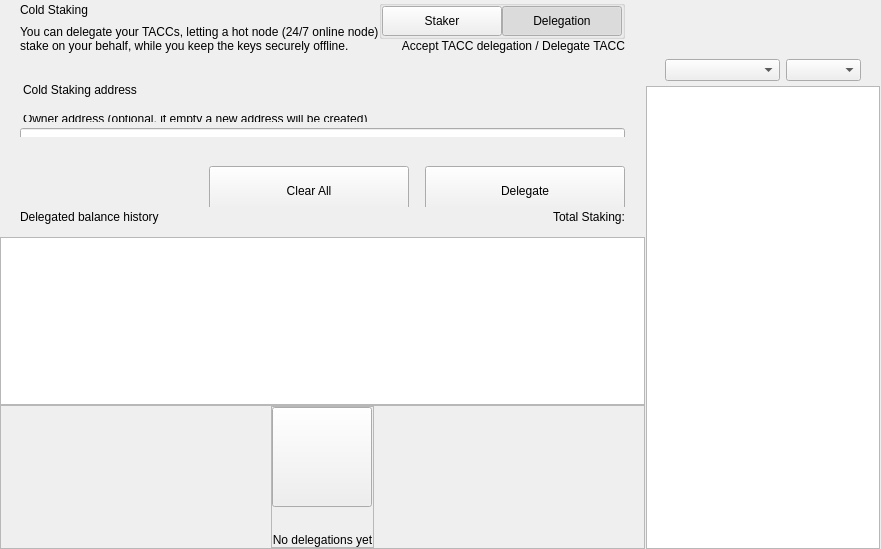
<?xml version="1.0" encoding="UTF-8"?>
<ui version="4.0">
 <class>ColdStakingWidget</class>
 <widget class="QWidget" name="ColdStakingWidget">
  <property name="geometry">
   <rect>
    <x>0</x>
    <y>0</y>
    <width>629</width>
    <height>549</height>
   </rect>
  </property>
  <property name="windowTitle">
   <string>Form</string>
  </property>
  <layout class="QHBoxLayout" name="horizontalLayout_1" stretch="2,1">
   <property name="spacing">
    <number>0</number>
   </property>
   <property name="leftMargin">
    <number>0</number>
   </property>
   <property name="topMargin">
    <number>0</number>
   </property>
   <property name="rightMargin">
    <number>0</number>
   </property>
   <property name="bottomMargin">
    <number>0</number>
   </property>
   <item>
    <widget class="QWidget" name="left" native="true">
     <layout class="QVBoxLayout" name="verticalLayout_3">
      <property name="leftMargin">
       <number>0</number>
      </property>
      <property name="topMargin">
       <number>0</number>
      </property>
      <property name="rightMargin">
       <number>0</number>
      </property>
      <property name="bottomMargin">
       <number>0</number>
      </property>
      <item>
       <layout class="QVBoxLayout" name="verticalLayout_2">
        <property name="spacing">
         <number>0</number>
        </property>
        <item>
         <layout class="QVBoxLayout" name="verticalLayoutTop">
          <property name="spacing">
           <number>0</number>
          </property>
          <property name="leftMargin">
           <number>0</number>
          </property>
          <property name="rightMargin">
           <number>0</number>
          </property>
          <item>
           <widget class="QWidget" name="containerTitle" native="true">
            <property name="sizePolicy">
             <sizepolicy hsizetype="Preferred" vsizetype="Minimum">
              <horstretch>0</horstretch>
              <verstretch>0</verstretch>
             </sizepolicy>
            </property>
            <property name="maximumSize">
             <size>
              <width>16777215</width>
              <height>100</height>
             </size>
            </property>
            <layout class="QHBoxLayout" name="containerTitleLayout">
             <property name="spacing">
              <number>0</number>
             </property>
             <property name="leftMargin">
              <number>20</number>
             </property>
             <property name="topMargin">
              <number>0</number>
             </property>
             <property name="rightMargin">
              <number>20</number>
             </property>
             <property name="bottomMargin">
              <number>0</number>
             </property>
             <item>
              <layout class="QVBoxLayout" name="verticalLayout11">
               <property name="spacing">
                <number>5</number>
               </property>
               <item>
                <widget class="QLabel" name="labelTitle">
                 <property name="text">
                  <string>Cold Staking</string>
                 </property>
                </widget>
               </item>
               <item>
                <widget class="QLabel" name="labelSubtitle1">
                 <property name="maximumSize">
                  <size>
                   <width>16777215</width>
                   <height>16777215</height>
                  </size>
                 </property>
                 <property name="text">
                  <string>You can delegate your TACCs, letting a hot node (24/7 online node)
stake on your behalf, while you keep the keys securely offline.</string>
                 </property>
                </widget>
               </item>
              </layout>
             </item>
             <item>
              <spacer name="horizontalSpacer">
               <property name="orientation">
                <enum>Qt::Horizontal</enum>
               </property>
               <property name="sizeHint" stdset="0">
                <size>
                 <width>40</width>
                 <height>20</height>
                </size>
               </property>
              </spacer>
             </item>
             <item>
              <widget class="QWidget" name="containerViewPrivacyChecks" native="true">
               <layout class="QVBoxLayout" name="containerPrivacyChecks">
                <property name="spacing">
                 <number>0</number>
                </property>
                <property name="leftMargin">
                 <number>0</number>
                </property>
                <property name="topMargin">
                 <number>0</number>
                </property>
                <property name="rightMargin">
                 <number>0</number>
                </property>
                <property name="bottomMargin">
                 <number>0</number>
                </property>
                <item alignment="Qt::AlignHCenter|Qt::AlignVCenter">
                 <widget class="QGroupBox" name="groupBox">
                  <property name="title">
                   <string/>
                  </property>
                  <layout class="QHBoxLayout" name="horizontalLayout_2_1">
                   <property name="spacing">
                    <number>0</number>
                   </property>
                   <property name="leftMargin">
                    <number>0</number>
                   </property>
                   <property name="topMargin">
                    <number>0</number>
                   </property>
                   <property name="rightMargin">
                    <number>0</number>
                   </property>
                   <property name="bottomMargin">
                    <number>0</number>
                   </property>
                   <item>
                    <widget class="QPushButton" name="pushLeft">
                     <property name="minimumSize">
                      <size>
                       <width>120</width>
                       <height>30</height>
                      </size>
                     </property>
                     <property name="maximumSize">
                      <size>
                       <width>120</width>
                       <height>30</height>
                      </size>
                     </property>
                     <property name="focusPolicy">
                      <enum>Qt::NoFocus</enum>
                     </property>
                     <property name="text">
                      <string>Staker</string>
                     </property>
                     <property name="checkable">
                      <bool>true</bool>
                     </property>
                     <property name="autoExclusive">
                      <bool>true</bool>
                     </property>
                    </widget>
                   </item>
                   <item>
                    <widget class="QPushButton" name="pushRight">
                     <property name="minimumSize">
                      <size>
                       <width>120</width>
                       <height>30</height>
                      </size>
                     </property>
                     <property name="maximumSize">
                      <size>
                       <width>120</width>
                       <height>30</height>
                      </size>
                     </property>
                     <property name="focusPolicy">
                      <enum>Qt::NoFocus</enum>
                     </property>
                     <property name="text">
                      <string>Delegation</string>
                     </property>
                     <property name="checkable">
                      <bool>true</bool>
                     </property>
                     <property name="checked">
                      <bool>true</bool>
                     </property>
                     <property name="autoExclusive">
                      <bool>true</bool>
                     </property>
                    </widget>
                   </item>
                  </layout>
                 </widget>
                </item>
                <item alignment="Qt::AlignTop">
                 <widget class="QLabel" name="labelSubtitle2">
                  <property name="text">
                   <string>Accept TACC delegation / Delegate TACC</string>
                  </property>
                  <property name="alignment">
                   <set>Qt::AlignRight|Qt::AlignTrailing|Qt::AlignVCenter</set>
                  </property>
                 </widget>
                </item>
               </layout>
              </widget>
             </item>
            </layout>
           </widget>
          </item>
          <item>
           <spacer name="verticalSpacer_2">
            <property name="orientation">
             <enum>Qt::Vertical</enum>
            </property>
            <property name="sizeType">
             <enum>QSizePolicy::Fixed</enum>
            </property>
            <property name="sizeHint" stdset="0">
             <size>
              <width>20</width>
              <height>30</height>
             </size>
            </property>
           </spacer>
          </item>
          <item>
           <widget class="QWidget" name="containerSend" native="true">
            <property name="minimumSize">
             <size>
              <width>0</width>
              <height>50</height>
             </size>
            </property>
            <layout class="QVBoxLayout" name="containerSendRow">
             <property name="spacing">
              <number>6</number>
             </property>
             <property name="leftMargin">
              <number>0</number>
             </property>
             <property name="topMargin">
              <number>0</number>
             </property>
             <property name="rightMargin">
              <number>0</number>
             </property>
             <property name="bottomMargin">
              <number>0</number>
             </property>
             <item>
              <widget class="QLabel" name="labelEditTitle">
               <property name="maximumSize">
                <size>
                 <width>16777215</width>
                 <height>30</height>
                </size>
               </property>
               <property name="styleSheet">
                <string notr="true">padding-left:20px; padding-bottom:3px;</string>
               </property>
               <property name="text">
                <string>Cold Staking address</string>
               </property>
              </widget>
             </item>
             <item>
              <spacer name="verticalSpacer_6">
               <property name="orientation">
                <enum>Qt::Vertical</enum>
               </property>
               <property name="sizeType">
                <enum>QSizePolicy::Fixed</enum>
               </property>
               <property name="sizeHint" stdset="0">
                <size>
                 <width>20</width>
                 <height>9</height>
                </size>
               </property>
              </spacer>
             </item>
             <item>
              <widget class="QWidget" name="containerOwner" native="true">
               <layout class="QVBoxLayout" name="vContainerOwner">
                <property name="spacing">
                 <number>4</number>
                </property>
                <property name="leftMargin">
                 <number>20</number>
                </property>
                <property name="topMargin">
                 <number>0</number>
                </property>
                <property name="rightMargin">
                 <number>20</number>
                </property>
                <property name="bottomMargin">
                 <number>0</number>
                </property>
                <item>
                 <widget class="QLabel" name="labelSubtitleDescription">
                  <property name="maximumSize">
                   <size>
                    <width>16777215</width>
                    <height>20</height>
                   </size>
                  </property>
                  <property name="styleSheet">
                   <string notr="true">margin-bottom:2px;
                   margin-left:0.05px;
                   padding:0px;</string>
                  </property>
                  <property name="text">
                   <string>Owner address (optional, if empty a new address will be created)</string>
                  </property>
                 </widget>
                </item>
                <item>
                 <widget class="QLineEdit" name="lineEditOwnerAddress">
                  <property name="minimumSize">
                   <size>
                    <width>0</width>
                    <height>50</height>
                   </size>
                  </property>
                  <property name="maximumSize">
                   <size>
                    <width>16777215</width>
                    <height>50</height>
                   </size>
                  </property>
                  <property name="styleSheet">
                   <string notr="true"/>
                  </property>
                  <property name="placeholderText">
                   <string>Enter owner address</string>
                  </property>
                 </widget>
                </item>
               </layout>
              </widget>
             </item>
            </layout>
           </widget>
          </item>
         </layout>
        </item>
        <item>
         <spacer name="verticalSpacer_3">
          <property name="orientation">
           <enum>Qt::Vertical</enum>
          </property>
          <property name="sizeType">
           <enum>QSizePolicy::Minimum</enum>
          </property>
          <property name="sizeHint" stdset="0">
           <size>
            <width>20</width>
            <height>20</height>
           </size>
          </property>
         </spacer>
        </item>
        <item>
         <widget class="QWidget" name="containerBtn" native="true">
          <property name="minimumSize">
           <size>
            <width>0</width>
            <height>50</height>
           </size>
          </property>
          <layout class="QHBoxLayout" name="horizontalLayout">
           <property name="rightMargin">
            <number>20</number>
           </property>
           <item>
            <spacer name="horizontalSpacer_2">
             <property name="orientation">
              <enum>Qt::Horizontal</enum>
             </property>
             <property name="sizeHint" stdset="0">
              <size>
               <width>200</width>
               <height>20</height>
              </size>
             </property>
            </spacer>
           </item>
           <item>
            <layout class="QHBoxLayout" name="horizontalLayout_7">
             <item>
              <spacer name="horizontalSpacer_3">
               <property name="orientation">
                <enum>Qt::Horizontal</enum>
               </property>
               <property name="sizeType">
                <enum>QSizePolicy::Expanding</enum>
               </property>
               <property name="sizeHint" stdset="0">
                <size>
                 <width>40</width>
                 <height>20</height>
                </size>
               </property>
              </spacer>
             </item>
             <item>
              <widget class="QPushButton" name="pushButtonClear">
               <property name="minimumSize">
                <size>
                 <width>200</width>
                 <height>50</height>
                </size>
               </property>
               <property name="focusPolicy">
                <enum>Qt::NoFocus</enum>
               </property>
               <property name="text">
                <string>Clear All</string>
               </property>
              </widget>
             </item>
             <item>
              <spacer name="horizontalSpacer_4">
               <property name="orientation">
                <enum>Qt::Horizontal</enum>
               </property>
               <property name="sizeType">
                <enum>QSizePolicy::Fixed</enum>
               </property>
               <property name="sizeHint" stdset="0">
                <size>
                 <width>10</width>
                 <height>20</height>
                </size>
               </property>
              </spacer>
             </item>
             <item>
              <widget class="QPushButton" name="pushButtonSend">
               <property name="minimumSize">
                <size>
                 <width>200</width>
                 <height>50</height>
                </size>
               </property>
               <property name="maximumSize">
                <size>
                 <width>200</width>
                 <height>50</height>
                </size>
               </property>
               <property name="focusPolicy">
                <enum>Qt::NoFocus</enum>
               </property>
               <property name="text">
                <string>Delegate</string>
               </property>
              </widget>
             </item>
            </layout>
           </item>
          </layout>
         </widget>
        </item>
        <item>
         <widget class="QWidget" name="containerHistoryLabel" native="true">
          <layout class="QHBoxLayout" name="horizontalLayout_4">
           <property name="spacing">
            <number>0</number>
           </property>
           <property name="leftMargin">
            <number>20</number>
           </property>
           <property name="topMargin">
            <number>0</number>
           </property>
           <property name="rightMargin">
            <number>20</number>
           </property>
           <property name="bottomMargin">
            <number>0</number>
           </property>
           <item>
            <widget class="QWidget" name="verticalWidget" native="true">
             <property name="minimumSize">
              <size>
               <width>100</width>
               <height>0</height>
              </size>
             </property>
             <layout class="QVBoxLayout" name="verticalLayout_58">
              <property name="leftMargin">
               <number>0</number>
              </property>
              <property name="topMargin">
               <number>0</number>
              </property>
              <property name="rightMargin">
               <number>0</number>
              </property>
              <property name="bottomMargin">
               <number>0</number>
              </property>
              <item>
               <widget class="QLabel" name="labelListHistory">
                <property name="text">
                 <string>Delegated balance history</string>
                </property>
               </widget>
              </item>
             </layout>
            </widget>
           </item>
           <item>
            <spacer name="horizontalSpacer_5">
             <property name="orientation">
              <enum>Qt::Horizontal</enum>
             </property>
             <property name="sizeHint" stdset="0">
              <size>
               <width>40</width>
               <height>20</height>
              </size>
             </property>
            </spacer>
           </item>
           <item>
            <widget class="QLabel" name="labelStakingTotal">
             <property name="text">
              <string>Total Staking:</string>
             </property>
            </widget>
           </item>
          </layout>
         </widget>
        </item>
        <item>
         <layout class="QVBoxLayout" name="verticalLayout_64">
          <property name="spacing">
           <number>0</number>
          </property>
          <item>
           <spacer name="verticalSpacer_44">
            <property name="orientation">
             <enum>Qt::Vertical</enum>
            </property>
            <property name="sizeType">
             <enum>QSizePolicy::Fixed</enum>
            </property>
            <property name="sizeHint" stdset="0">
             <size>
              <width>20</width>
              <height>10</height>
             </size>
            </property>
           </spacer>
          </item>
          <item>
           <widget class="QListView" name="listView">
            <property name="enabled">
             <bool>true</bool>
            </property>
            <property name="mouseTracking">
             <bool>true</bool>
            </property>
           </widget>
          </item>
          <item>
           <widget class="QFrame" name="emptyContainer">
            <property name="minimumSize">
             <size>
              <width>0</width>
              <height>100</height>
             </size>
            </property>
            <property name="frameShape">
             <enum>QFrame::StyledPanel</enum>
            </property>
            <property name="frameShadow">
             <enum>QFrame::Raised</enum>
            </property>
            <layout class="QVBoxLayout" name="verticalLayout_71" stretch="1,8">
             <property name="spacing">
              <number>0</number>
             </property>
             <property name="leftMargin">
              <number>0</number>
             </property>
             <property name="topMargin">
              <number>0</number>
             </property>
             <property name="rightMargin">
              <number>0</number>
             </property>
             <property name="bottomMargin">
              <number>0</number>
             </property>
             <item>
              <spacer name="verticalSpacer">
               <property name="orientation">
                <enum>Qt::Vertical</enum>
               </property>
               <property name="sizeHint" stdset="0">
                <size>
                 <width>20</width>
                 <height>20</height>
                </size>
               </property>
              </spacer>
             </item>
             <item alignment="Qt::AlignHCenter|Qt::AlignVCenter">
              <widget class="QFrame" name="emptyScreen">
               <property name="sizePolicy">
                <sizepolicy hsizetype="Expanding" vsizetype="Expanding">
                 <horstretch>0</horstretch>
                 <verstretch>0</verstretch>
                </sizepolicy>
               </property>
               <property name="frameShape">
                <enum>QFrame::StyledPanel</enum>
               </property>
               <property name="frameShadow">
                <enum>QFrame::Raised</enum>
               </property>
               <layout class="QVBoxLayout" name="verticalLayout">
                <property name="spacing">
                 <number>30</number>
                </property>
                <property name="leftMargin">
                 <number>0</number>
                </property>
                <property name="topMargin">
                 <number>0</number>
                </property>
                <property name="rightMargin">
                 <number>0</number>
                </property>
                <property name="bottomMargin">
                 <number>0</number>
                </property>
                <item alignment="Qt::AlignHCenter|Qt::AlignVCenter">
                 <widget class="QPushButton" name="pushImgEmpty">
                  <property name="minimumSize">
                   <size>
                    <width>100</width>
                    <height>100</height>
                   </size>
                  </property>
                  <property name="maximumSize">
                   <size>
                    <width>100</width>
                    <height>100</height>
                   </size>
                  </property>
                  <property name="focusPolicy">
                   <enum>Qt::NoFocus</enum>
                  </property>
                  <property name="text">
                   <string/>
                  </property>
                  <property name="iconSize">
                   <size>
                    <width>100</width>
                    <height>100</height>
                   </size>
                  </property>
                 </widget>
                </item>
                <item alignment="Qt::AlignHCenter|Qt::AlignVCenter">
                 <widget class="QLabel" name="labelEmpty">
                  <property name="styleSheet">
                   <string notr="true"/>
                  </property>
                  <property name="text">
                   <string>No delegations yet</string>
                  </property>
                  <property name="alignment">
                   <set>Qt::AlignCenter</set>
                  </property>
                 </widget>
                </item>
               </layout>
              </widget>
             </item>
            </layout>
           </widget>
          </item>
         </layout>
        </item>
       </layout>
      </item>
     </layout>
    </widget>
   </item>
   <item>
    <widget class="QWidget" name="right" native="true">
     <layout class="QVBoxLayout" name="rightContainer">
      <property name="spacing">
       <number>0</number>
      </property>
      <property name="leftMargin">
       <number>1</number>
      </property>
      <property name="topMargin">
       <number>0</number>
      </property>
      <property name="rightMargin">
       <number>1</number>
      </property>
      <property name="bottomMargin">
       <number>0</number>
      </property>
      <item>
       <widget class="QWidget" name="containerRightButtons" native="true">
        <property name="minimumSize">
         <size>
          <width>0</width>
          <height>50</height>
         </size>
        </property>
        <layout class="QVBoxLayout" name="verticalLayout_4">
         <property name="leftMargin">
          <number>19</number>
         </property>
         <property name="topMargin">
          <number>0</number>
         </property>
         <property name="rightMargin">
          <number>19</number>
         </property>
         <property name="bottomMargin">
          <number>0</number>
         </property>
         <item>
          <widget class="OptionButton" name="btnCoinControl" native="true">
           <property name="minimumSize">
            <size>
             <width>0</width>
             <height>0</height>
            </size>
           </property>
          </widget>
         </item>
         <item>
          <widget class="OptionButton" name="btnColdStaking" native="true"/>
         </item>
         <item>
          <widget class="OptionButton" name="btnMyStakingAddresses" native="true">
           <property name="sizePolicy">
            <sizepolicy hsizetype="Preferred" vsizetype="Minimum">
             <horstretch>0</horstretch>
             <verstretch>0</verstretch>
            </sizepolicy>
           </property>
          </widget>
         </item>
        </layout>
       </widget>
      </item>
      <item>
       <widget class="QWidget" name="sortWidget" native="true">
        <layout class="QHBoxLayout" name="horizontalLayout_6">
         <property name="leftMargin">
          <number>19</number>
         </property>
         <property name="rightMargin">
          <number>19</number>
         </property>
         <property name="bottomMargin">
          <number>5</number>
         </property>
         <item>
          <spacer name="horizontalSpacer_6">
           <property name="orientation">
            <enum>Qt::Horizontal</enum>
           </property>
           <property name="sizeHint" stdset="0">
            <size>
             <width>40</width>
             <height>20</height>
            </size>
           </property>
          </spacer>
         </item>
         <item>
          <widget class="QComboBox" name="comboBoxSort">
           <property name="sizePolicy">
            <sizepolicy hsizetype="Preferred" vsizetype="Fixed">
             <horstretch>0</horstretch>
             <verstretch>0</verstretch>
            </sizepolicy>
           </property>
           <property name="minimumSize">
            <size>
             <width>115</width>
             <height>0</height>
            </size>
           </property>
          </widget>
         </item>
         <item>
          <widget class="QComboBox" name="comboBoxSortOrder">
           <property name="sizePolicy">
            <sizepolicy hsizetype="Preferred" vsizetype="Fixed">
             <horstretch>0</horstretch>
             <verstretch>0</verstretch>
            </sizepolicy>
           </property>
           <property name="minimumSize">
            <size>
             <width>75</width>
             <height>0</height>
            </size>
           </property>
          </widget>
         </item>
        </layout>
       </widget>
      </item>
      <item>
       <widget class="QListView" name="listViewStakingAddress">
        <property name="enabled">
         <bool>true</bool>
        </property>
        <property name="mouseTracking">
         <bool>true</bool>
        </property>
       </widget>
      </item>
     </layout>
    </widget>
   </item>
  </layout>
 </widget>
 <customwidgets>
  <customwidget>
   <class>OptionButton</class>
   <extends>QWidget</extends>
   <header>qt/pivx/optionbutton.h</header>
   <container>1</container>
  </customwidget>
 </customwidgets>
 <resources/>
 <connections/>
</ui>
